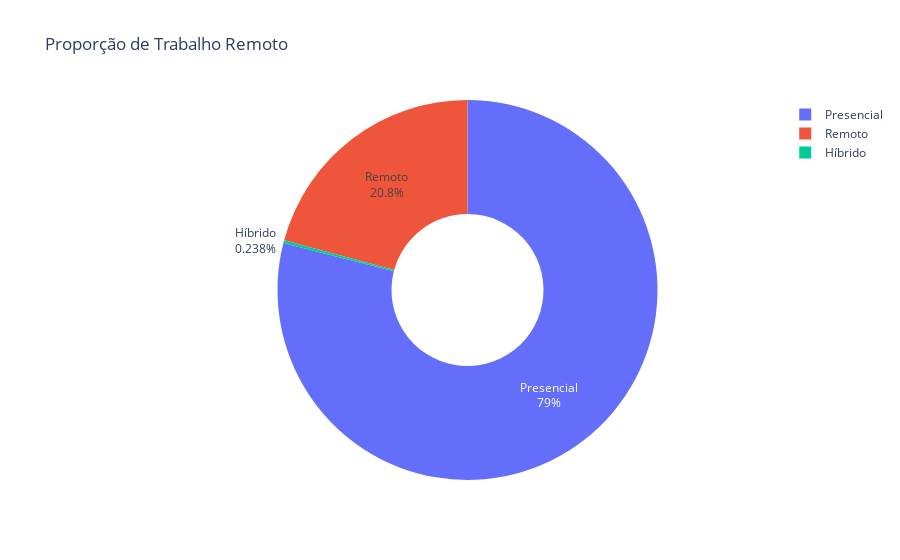

The code cell stored with this chart in its notebook:
### Code cell
remoto_contagem = df_limpo['remoto'].value_counts().reset_index()
remoto_contagem.columns = ['tipo_trabalho', 'quantidade']
fig = px.pie(remoto_contagem,
    values='quantidade',
    names='tipo_trabalho',
    title='Proporção de Trabalho Remoto',
    hole=0.4)
fig.update_traces(textinfo='percent+label')
fig.show()

### Figure 1 — Plotly figure (JSON) as saved in the notebook; plotly's stock layout.template omitted (floating-point values rounded to 4 significant figures)
{"data": [{"domain": {"x": [0, 1], "y": [0, 1]}, "hole": 0.4, "hovertemplate": "tipo_trabalho=%{label}<br>quantidade=%{value}<extra></extra>", "labels": ["Presencial", "Remoto", "Híbrido"], "legendgroup": "", "name": "", "showlegend": true, "textinfo": "percent+label", "type": "pie", "values": [105305, 27716, 318]}], "layout": {"legend": {"tracegroupgap": 0}, "title": {"text": "Proporção de Trabalho Remoto"}}}
